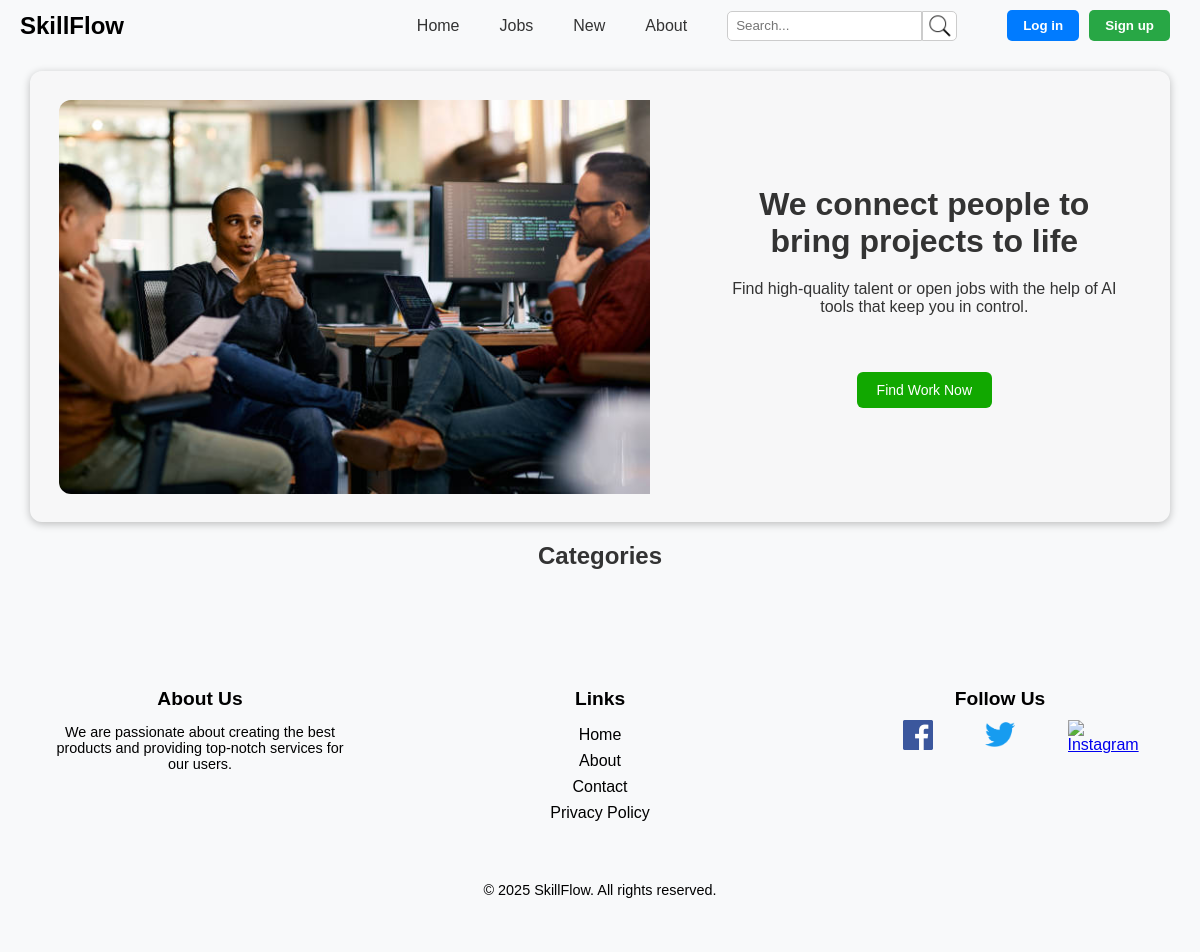
The page /Pages/index.php on the database as committed earlier.
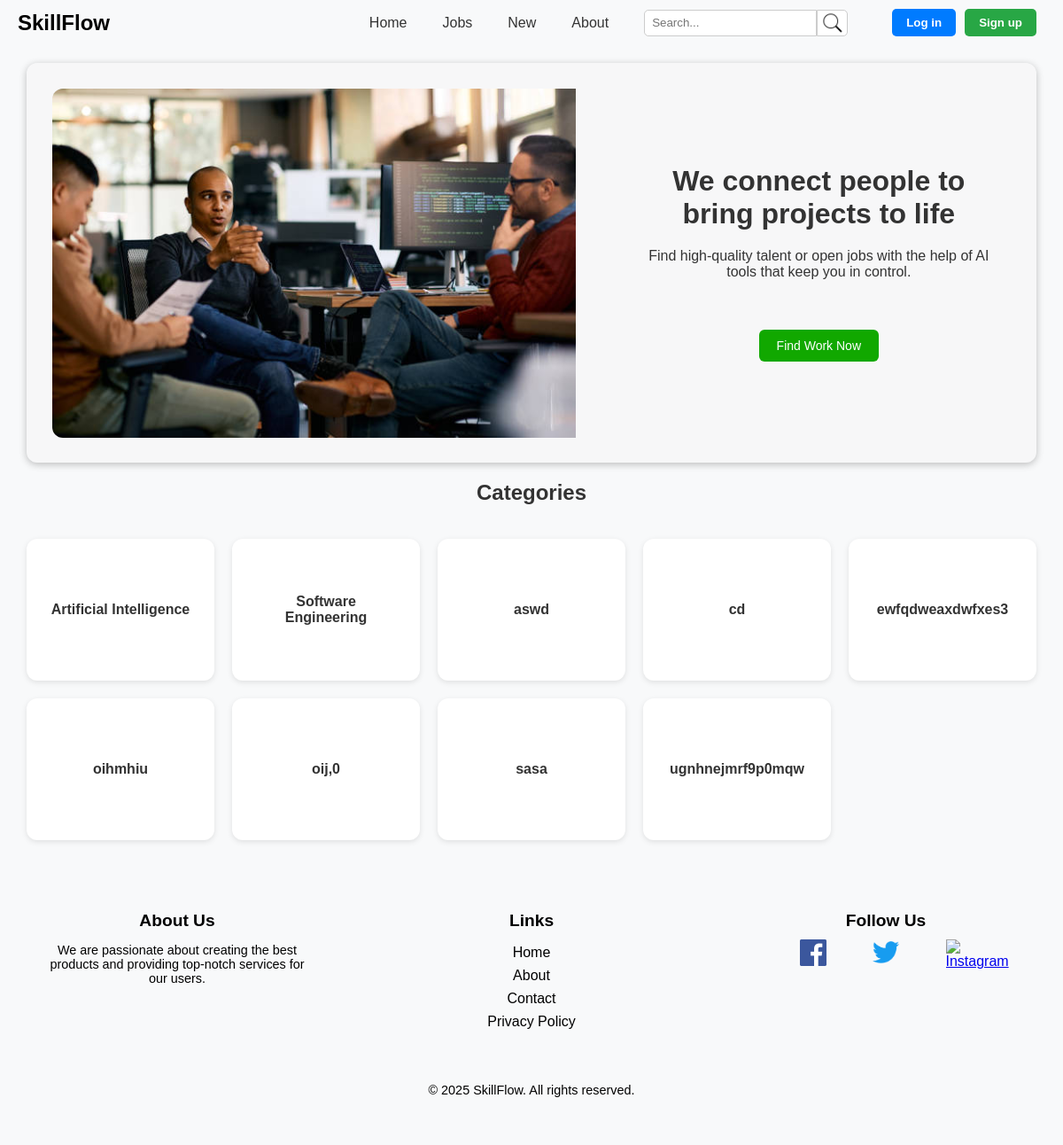
The same page on the database as committed later.
### tables this page shows
CREATE TABLE "Category" (
    id INTEGER PRIMARY KEY AUTOINCREMENT NOT NULL,
    name TEXT NOT NULL,
    description TEXT NOT NULL
);

### Utils/Session.php (called while the page is built, shortened)
<?php
  class Session {
    public function isLoggedIn() : bool {
      return isset($_SESSION['id']);
    }
  }
?>

### Pages/index.php (the view, shortened to what this page needs)
<?php
  require_once('../Templates/common_template.php');
  require_once(__DIR__ . '/../Utils/Session.php');
  $session = new Session();
  $db = getDatabaseConnection();
  $stmt = $db->query("SELECT name FROM Category ORDER BY name");
  $categories = $stmt->fetchAll(PDO::FETCH_ASSOC);
?>
<?php
drawHeader($session);
?>
<!DOCTYPE html>
<html lang="en">
<head>
  <link rel="stylesheet" href="../css/index.css">
  <link rel="stylesheet" href="../css/navbar.css">
  <link rel="stylesheet" href="../css/footer.css">
</head>
<body>
  <div class="container">
    <div class="image-section">
      <img src="../assets/images/team.jpg" alt="Team Image">
    </div>
    <div class="text-section">
      <h1>We connect people to bring projects to life </h1>
      <p>Find high-quality talent or open jobs with the help of AI tools that keep you in control.</p> <br><br>
      <a href="jobs.php">
        <button>Find Work Now</button>
      </a>
    </div>
  </div>
  <section class="categories-section">
  <h2>Categories</h2> <br>
  <div class="categories-grid">
    <?php foreach ($categories as $category):
      $name = htmlspecialchars($category['name']);
    ?>
      <form action="jobs_by_category.php" method="get" class="category-card">
        <button type="submit" style="width: 100%; height: 100%; border:none; background:none;">
          <span><?= $name ?></span>
        </button>
      </form>
    <?php endforeach; ?>
  </div>
</section>
</body>
</html>
<?php
drawFooter($session);
?>

### Templates/common_template.php (shortened to what this page needs)
<?php
function drawHeader(Session $session) {
    ?>
    <!DOCTYPE html>
    <html lang="en">
    <head>
        <link rel="stylesheet" href="../css/navbar.css">
        <link rel="stylesheet" href="../css/jobs.css">
        <link rel="stylesheet" href="../css/footer.css">
        <link rel="stylesheet" href="../css/service.css">
    </head>
    <body>
        <header class="navbar">
            <a href="index.php" class="logo">SkillFlow</a>
            <div class="bar">
                <nav class="menu">
                    <a href="index.php">Home</a>
                    <a href="jobs.php">Jobs</a>
                    <a href="newjobs.php">New</a>
                    <a href="about.php">About</a>
                    <div class="search-bar">
                      <input type="text" placeholder="Search..." class="search-input" id="searchInput">
                      <button type="button" class="search-button" onclick="handleSearch()">
                          <img src="../assets/icons/search.png" alt="Search">
                      </button>
                  </div>
                </nav>
                <div class="auth-buttons" id="authButtons">
                    <?php if ($session->isLoggedIn()): ?>
                    <div class="profile-dropdown-container">
                        <div id="profileCircle" class="profile-circle" onclick="toggleDropdown()">
                                <?php
                                    require_once(__DIR__ . '/../database/connection.php');
                                    require_once(__DIR__ . '/../database/userClass.php');
                                    $db = getDatabaseConnection();
                                    $user = User::getUser($db, $session->getId());
                                    if ($user === null) {
                                        header('Location: login.php');
                                        exit();
                                    }
                                    if ($user->profile_picture_id):
                                ?>
                                    <img src="../Actions/images/originals/<?= htmlspecialchars((string)$user->profile_picture_id) ?>.jpg" alt="Profile Picture" />
                                <?php else: ?>
                                    <img src="../assets/icons/user.png" alt="Profile" />
                                <?php endif; ?>
                        </div>
                        <div id="profileDropdown" class="dropdown-menu" style="display: none;">
                        <a href="profile.php">Go to Profile</a>
                        <a href="../Actions/Action_Logout.php">Logout</a>
                        </div>
                    </div>
                    <?php else: ?>
                        <button class="login" id="loginButton" onclick="window.location.href='login.php'">Log in</button>
                        <button class="signup" id="signupButton" onclick="window.location.href='register.php'">Sign up</button>
                    <?php endif; ?>
                </div>
            </div>
        </header>
    <?php
}
function drawFooter() {
    ?>
    <footer class="footer">
        <div class="footer-content">
            <div class="footer-section">
                <h3>About Us</h3>
                <p>We are passionate about creating the best products and providing top-notch services for our users.</p>
            </div>
            <div class="footer-section">
                <h3>Links</h3>
                <ul>
                    <li><a href="index.php">Home</a></li>
                    <li><a href="about.php">About</a></li>
                    <li><a href="#">Contact</a></li>
                    <li><a href="#">Privacy Policy</a></li>
                </ul>
            </div>
            <div class="footer-section">
                <h3>Follow Us</h3>
                <div class="social-icons">
                    <a href="https://www.facebook.com/seu-usuario" class="social-icon" target="_blank">
                        <img src="../assets/icons/facebook-icon.png" alt="Facebook">
                    </a>
                    <a href="https://twitter.com/seu-usuario" class="social-icon" target="_blank">
                        <img src="../assets/icons/twitter-logo.png" alt="Twitter">
                    </a>
                    <a href="https://www.instagram.com/seu-usuario" class="social-icon" target="_blank">
                        <img src="../assets/icons/instagram-logo.png" alt="Instagram">
                    </a>
                </div>
            </div>
        </div>
        <div class="footer-bottom">
            <p>&copy; 2025 SkillFlow. All rights reserved.</p>
        </div>
    </footer>
    </body>
    </html>
    <?php
}
    ?>

### css/navbar.css (style rules this page uses)
.logo { font-size: 1.5rem; font-weight: bold; color: black; text-decoration: none; cursor: pointer; }
.navbar { display: flex; flex: 3; align-items: center; justify-content: space-between; padding: 10px 20px; background-color: #f8f9fa; }
.bar { display: flex; align-items: center; }
.menu { display: flex; align-items: center; }
.menu a { margin-right: 40px; text-decoration: none; color: #333; }
.search-bar { display: flex; align-items: center; height: 30px; margin-right: 40px; }
.search-input { padding: 8px; border: 1px solid #ccc; border-radius: 5px 0 0 5px; outline: none; height: 100%; box-sizing: border-box; }
.search-button { background-color: white; border: 1px solid #ccc; padding: 0; border-radius: 0 5px 5px 0; cursor: pointer; outline: none; height: 100%; width: 35px; display: flex; align-items: center; justify-content: center; }
.search-button img { max-width: 100%; max-height: 100%; }
.auth-buttons { display: flex; margin-left: auto; flex-shrink: 0; align-items: center; padding: 0 10px; height: 100%; min-width: 80px; justify-content: center; gap: 10px; }
.login { background-color: #007bff; color: white; font-weight: bold; border: none; padding: 8px 16px; border-radius: 5px; cursor: pointer; }
.signup { background-color: #28a745; color: white; font-weight: bold; border: none; padding: 8px 16px; border-radius: 5px; cursor: pointer; }

### css/jobs.css (style rules this page uses)
body { font-family: Arial, sans-serif; margin: 0; padding: 0; background-color: #f8f9fa; }
h1, h2 { margin: 0; }
button { cursor: pointer; font-family: inherit; }

### css/footer.css (style rules this page uses)
.footer { background-color: #f8f9fa; padding: 40px 0; text-align: center; }
.footer-content { display: flex; justify-content: space-around; margin-bottom: 20px; flex-wrap: wrap; }
.footer-section { flex: 1; max-width: 300px; padding: 0 20px; }
.footer-section h3 { font-size: 1.2rem; margin-bottom: 10px; color: black; }
.footer-section p { font-size: 0.9rem; color: black; }
.footer-section ul { list-style-type: none; padding: 0; }
.footer-section ul li { margin: 8px 0; }
.footer-section ul li a { color: black; text-decoration: none; }
.social-icons { display: flex; justify-content: space-evenly; }
.social-icon { width: 30px; height: 30px; display: inline-block; }
.social-icon img { width: 100%; height: 100%; object-fit: contain; }
.footer-bottom { padding-top: 10px; font-size: 0.9rem; }

### css/index.css (style rules this page uses)
body { font-family: Arial, sans-serif; margin: 0; padding: 0; }
h1, h2 { margin: 0; }
button { cursor: pointer; }
.container { display: flex; background-color: #f0f0f034; border-radius: 12px; overflow: hidden; width: 95%; margin: 20px auto; box-shadow: 0 2px 8px rgba(0, 0, 0, 0.247); }
.image-section { width: 60%; margin: 2.5%; }
.image-section img { width: 100%; height: 100%; object-fit: cover; display: block; border-top-left-radius: 12px; border-bottom-left-radius: 12px; }
.text-section { width: 40%; padding: 20px; display: flex; flex-direction: column; justify-content: center; text-align: center; margin: 2.5%; }
.text-section p { margin: 0 0 20px; font-size: 16px; color: #333; }
.text-section h1 { margin: 0 0 20px; color: #333; }
.text-section button { padding: 10px 20px; background-color: #11a800; color: white; border: none; border-radius: 6px; cursor: pointer; font-size: 14px; transition: background-color 0.3s; display: inline-block; }
.categories-section h2 { text-align: center; color: #333; margin-bottom: 20px; }
.categories-section { width: 95%; margin: 20px auto; }
.categories-grid { display: grid; grid-template-columns: repeat(5, 1fr); gap: 20px; }
.category-card { background-color: white; border-radius: 12px; padding: 20px; height: 120px; box-shadow: 0 2px 6px rgba(0, 0, 0, 0.1); display: flex; justify-content: center; align-items: center; cursor: pointer; transition: transform 0.3s ease; text-align: center; }
.category-card button { width: 100%; height: 100%; border: none; background: none; cursor: pointer; font-size: 1rem; font-weight: bold; color: #333; }
.category-card span { pointer-events: none; }

Rows that differ between the two databases and show on the page:
added category: name "Artificial Intelligence"
added category: name "Software Engineering"
added category: name "aswd"
added category: name "cd"
added category: name "ewfqdweaxdwfxes3"
added category: name "oihmhiu"
added category: name "oij,0"
added category: name "sasa"
added category: name "ugnhnejmrf9p0mqw"
